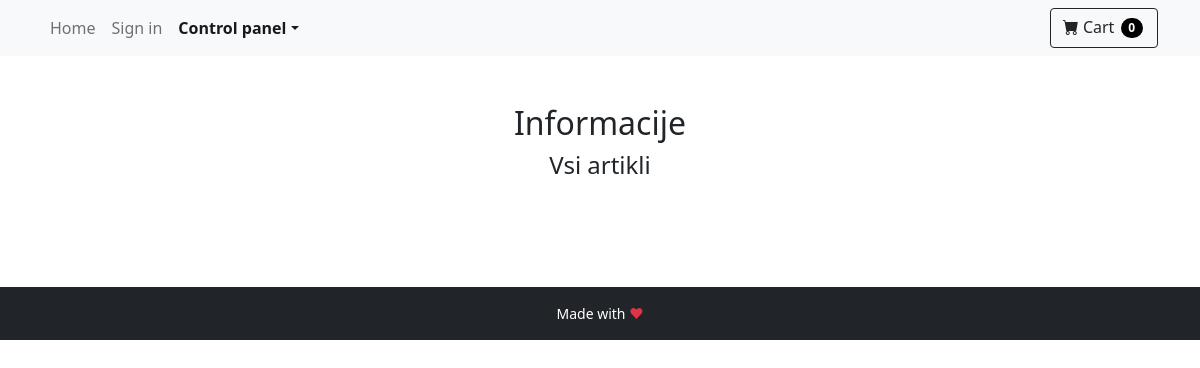
The page /index.php/control-panel on the database as committed earlier.
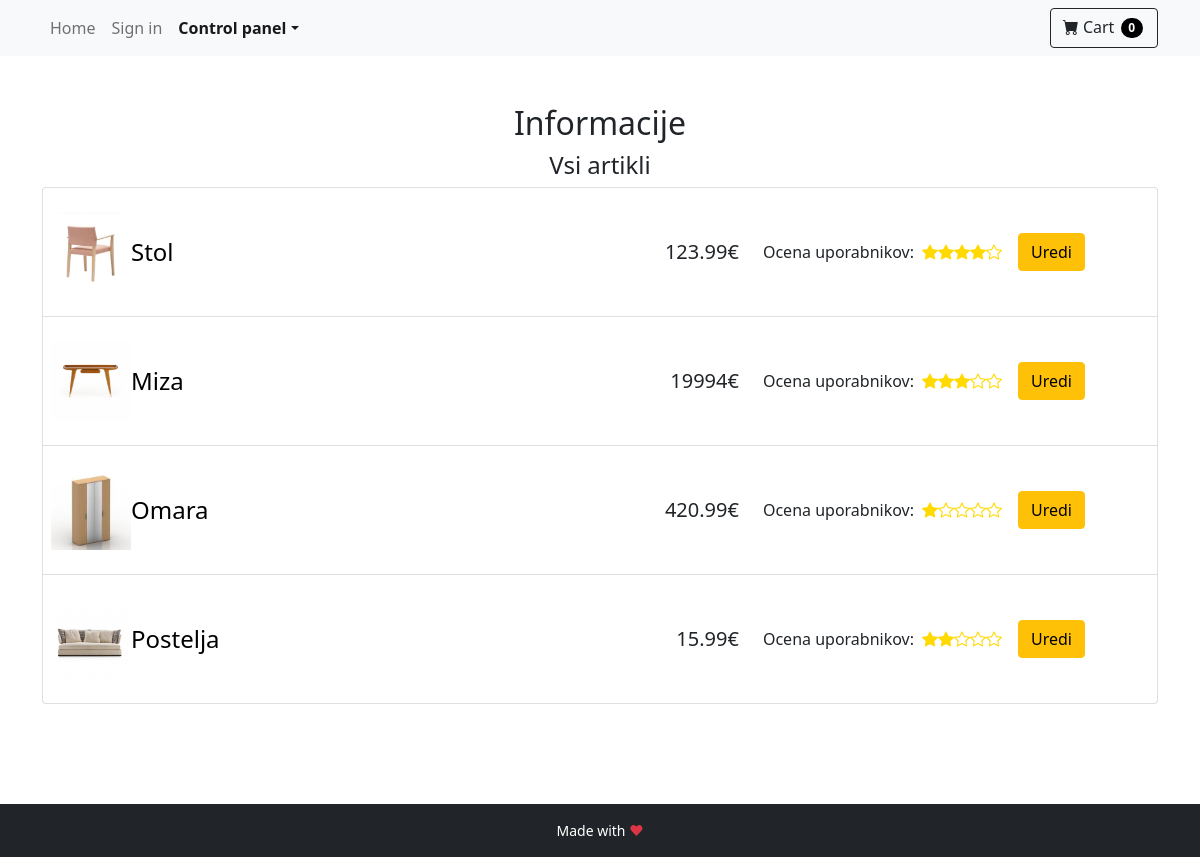
The same page on the database as committed later.
### tables this page shows
CREATE TABLE IF NOT EXISTS `article` (
    `id` INT AUTO_INCREMENT PRIMARY KEY,
    `title` TEXT NOT NULL,
    `description` TEXT NOT NULL,
    `price` FLOAT NOT NULL,
    `photo` TEXT NOT NULL,
    `review` INT NOT NULL
);

### ViewHelper.php (called while the page is built, shortened)
<?php
class ViewHelper {
    public static function render($file, $variables = array()) {
        extract($variables);
        include($file);
        return ob_get_clean();
    }
}

### model/database_init.php (called while the page is built, shortened)
<?php
class DBInit {
    private static $host = "localhost";
    private static $user = "root";
    private static $password = "ep";
    private static $schema = "webshop";
    private static $instance = null;
    public static function getInstance() {
        if (!self::$instance) {
            $config = "mysql:host=" . self::$host
                    . ";dbname=" . self::$schema;
            $options = array(
                PDO::ATTR_ERRMODE => PDO::ERRMODE_EXCEPTION,
                PDO::ATTR_DEFAULT_FETCH_MODE => PDO::FETCH_ASSOC,
                PDO::ATTR_PERSISTENT => true,
                PDO::MYSQL_ATTR_INIT_COMMAND => 'SET NAMES utf8'
            );
            self::$instance = new PDO($config, self::$user, self::$password, $options);
        }
        return self::$instance;
    }
}

### model/AbstractDB.php (called while the page is built, shortened)
<?php
require_once 'model/database_init.php';
abstract class AbstractDB {
    protected static $dbh = null;
    public static function getConnection() {
        if (is_null(self::$dbh)) {
            self::$dbh = DBInit::getInstance();
        }
        return self::$dbh;
    }
    protected static function query($sql, array $params = array()) {
        $stmt = self::getConnection()->prepare($sql);
        $params_filtered = self::filterParams($sql, $params);
        $stmt->execute($params_filtered);
        return $stmt->fetchAll();
    }
    protected static function filterParams($sql, array $params) {
        $sql_split = preg_split("/[\(\) ,]/", $sql);
        $sql_params = array_values(preg_grep('/^:/', $sql_split));
        $result = array();
        return $result;
    }
    protected static function alterKeys(array $params) {
        $result = array();
        return $result;
    }
}

### model/ArticleDB.php (called while the page is built, shortened)
<?php
require_once 'model/AbstractDB.php';
class ArticleDB extends AbstractDB {
    public static function getAll() {
        return parent::query("SELECT id, title, description, price, photo, review"
                        . " FROM article"
                        . " ORDER BY id ASC");
    }
}

### view/control-panel.php (the view, shortened to what the changed rows need)
<!doctype html>
<html lang="en">
    <head>
        <link href="../public/css/style.css" rel="stylesheet" />
        <link href="https://cdn.jsdelivr.net/npm/bootstrap@5.1.3/dist/css/bootstrap.min.css" rel="stylesheet"
>
        <link href="https://cdn.jsdelivr.net/npm/bootstrap-icons@1.5.0/font/bootstrap-icons.css" rel="stylesheet" />
    </head>
    <body>
        <section>
            <div class="container">
                <div class="row mt-5 text-center">
                    <h2>Informacije</h2>
                </div>
                <div class="cart-body list-group">
                    <?php foreach ($articles as $article): ?>
                        <div class="list-group-item px-2 py-4 d-flex justify-content-between align-items-center">
                            <div class="mb-0 d-flex align-items-center">
                                <img class="cp-image" src="../public/assets/<?= $article["photo"] ?>">
                                <h4 class="cart-product-name mb-0"><a href="<?= BASE_URL . "product?id=" . $article["id"] ?>"><?= $article["title"] ?></a></h4>
                            </div>
                            <div class="mb-0 mx-5 d-flex align-items-center">
                                <h5 class="mb-0 mx-3"><?= $article["price"] ?>€</h5>
                                <div class="card-stars">
                                    <div class="text-dark mx-2">Ocena uporabnikov: </div>
                                    <?php
                                    $empty = 5 - $article["review"];
                                    for ($i = 0; $i < $article["review"]; $i++) {
                                        echo '<div class="bi-star-fill"></div>';
                                    }
                                    for ($i = 0; $i < $empty; $i++) {
                                        echo '<div class="bi-star"></div>';
                                    }
                                    ?>
                                </div>
                                <button class="btn btn-warning mx-3">Uredi</button>
                            </div>
                        </div>
                    <?php endforeach ?>
                </div>
            </div>
        </section>
    </body>
</html>

Rows that differ between the two databases and show on the page:
added article: photo (picture), title "Stol", price "123.99", review 4 (drawn)
added article: photo (picture), title "Miza", price "19994", review 3 (drawn)
added article: photo (picture), title "Omara", price "420.99", review 1 (drawn)
added article: photo (picture), title "Postelja", price "15.99", review 2 (drawn)
